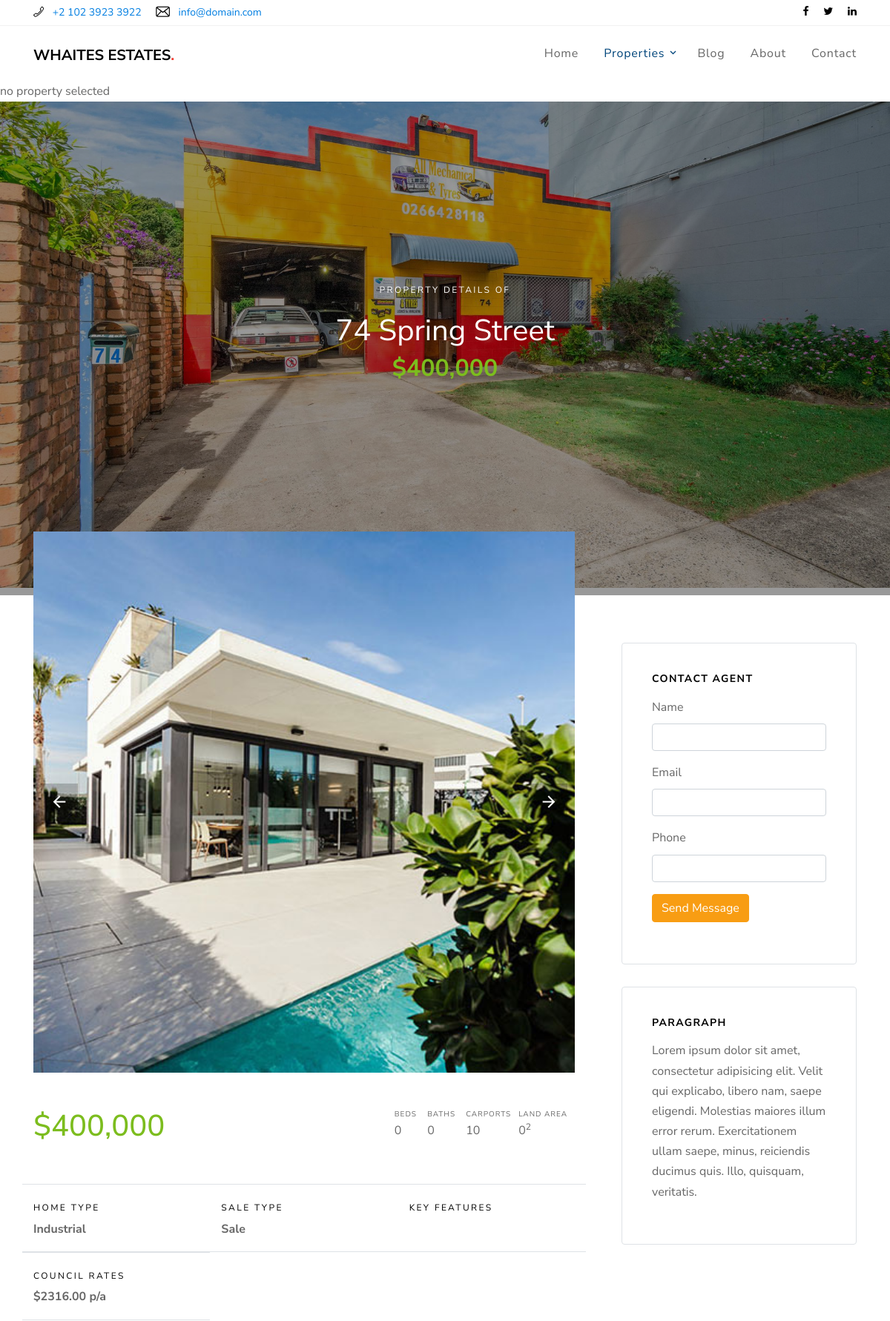
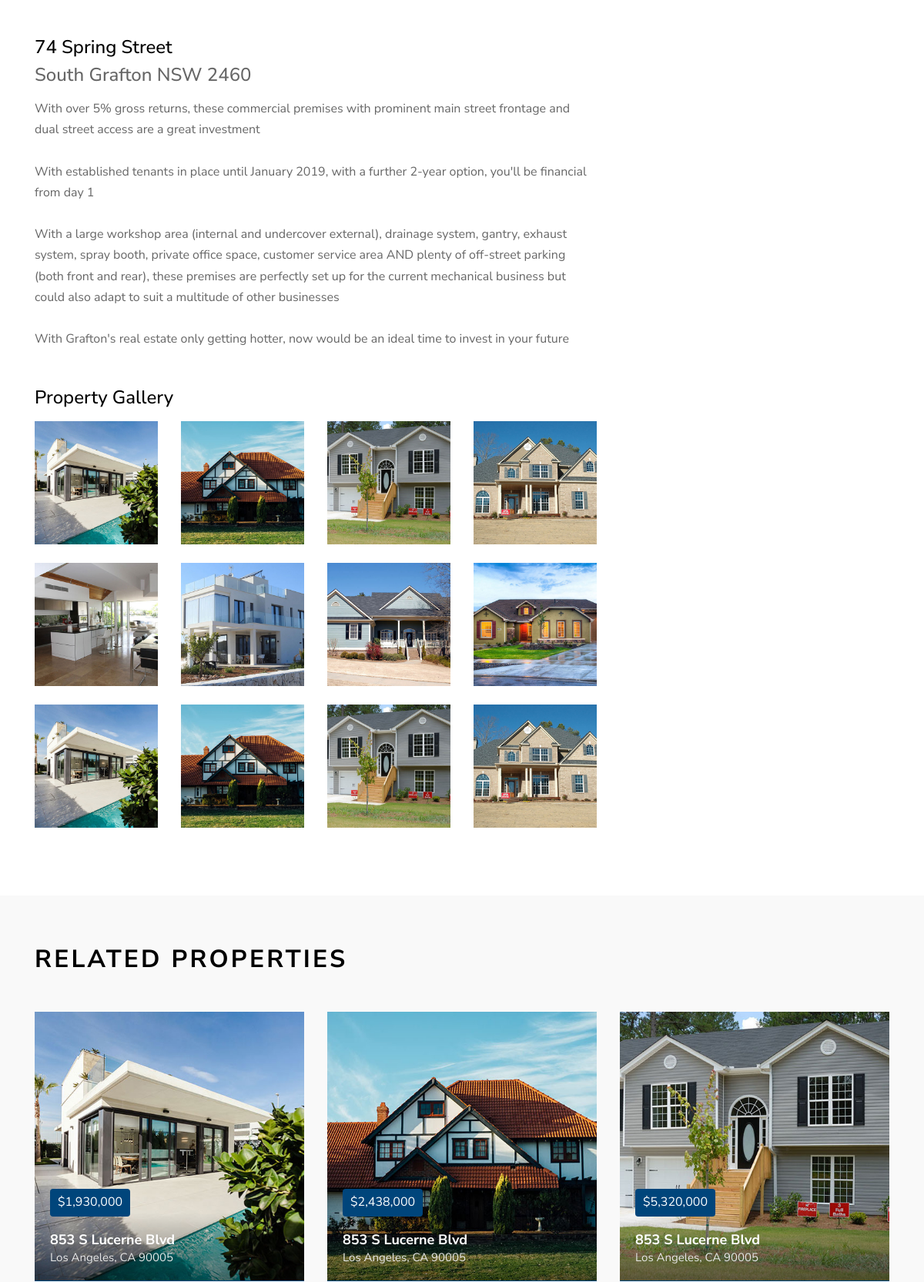
The app's page /property-details.php (upper part) with its own data (2 pictures, top to bottom).
### tables this page shows
CREATE TABLE `lnunn_properties` (
  `property_id` tinyint(11) NOT NULL,
  `feature` bit(1) NOT NULL,
  `user_id` tinyint(11) NOT NULL,
  `property_thumbnail` varchar(250) NOT NULL,
  `property_hero` varchar(100) NOT NULL,
  `property_images` varchar(500) NOT NULL,
  `price` decimal(10,2) NOT NULL,
  `sale_type` enum('Auction','Sale','Rent') NOT NULL,
  `auction_date` datetime NOT NULL,
  `lease_period` int(250) NOT NULL,
  `lease_start` date NOT NULL,
  `lease_end` date NOT NULL,
  `gps` varchar(200) NOT NULL,
  `address` varchar(250) NOT NULL,
  `city` varchar(250) NOT NULL,
  `state` varchar(3) NOT NULL,
  `postcode` int(11) NOT NULL,
  `bedrooms` int(50) NOT NULL,
  `bathrooms` int(50) NOT NULL,
  `carports` int(50) NOT NULL,
  `property_type` enum('House','Townhouse','Unit','Vacant Land','Business','Rural','Lease','Industrial') NOT NULL,
  `land_area` int(11) NOT NULL,
  `council _rates` decimal(6,2) NOT NULL,
  `key_features` text NOT NULL,
  `description` varchar(2500) NOT NULL
);

### property-details.php (the view, shortened to what this page needs)
<?php   include_once "dbconnect.php"; ?><!DOCTYPE html>
<html lang="en">
  <head>
    <link rel="stylesheet" href="fonts/icomoon/style.css">
    <link rel="stylesheet" href="css/bootstrap.min.css">
    <link rel="stylesheet" href="css/magnific-popup.css">
    <link rel="stylesheet" href="css/jquery-ui.css">
    <link rel="stylesheet" href="css/owl.carousel.min.css">
    <link rel="stylesheet" href="css/owl.theme.default.min.css">
    <link rel="stylesheet" href="css/bootstrap-datepicker.css">
    <link rel="stylesheet" href="css/mediaelementplayer.css">
    <link rel="stylesheet" href="css/animate.css">
    <link rel="stylesheet" href="fonts/flaticon/font/flaticon.css">
    <link rel="stylesheet" href="css/fl-bigmug-line.css">
    <link rel="stylesheet" href="css/aos.css">
    <link rel="stylesheet" href="css/style.css">
    <link rel="stylesheet" href="css/override.css">
  </head>
  <body>
  <div class="site-wrap">
    <div class="border-bottom bg-white top-bar">
      <div class="container">
        <div class="row align-items-center">
          <div class="col-6 col-md-6">
            <p class="mb-0">
              <a href="#" class="mr-3"><span class="text-black fl-bigmug-line-phone351"></span> <span class="d-none d-md-inline-block ml-2">+2 102 3923 3922</span></a>
              <a href="#"><span class="text-black fl-bigmug-line-email64"></span> <span class="d-none d-md-inline-block ml-2">info@domain.com</span></a>
            </p>
          </div>
          <div class="col-6 col-md-6 text-right">
            <a href="#" class="mr-3"><span class="text-black icon-facebook"></span></a>
            <a href="#" class="mr-3"><span class="text-black icon-twitter"></span></a>
            <a href="#" class="mr-0"><span class="text-black icon-linkedin"></span></a>
          </div>
        </div>
      </div>
    </div>
    <div class="site-navbar">
        <div class="container py-1">
          <div class="row align-items-center">
            <div class="col-8 col-md-8 col-lg-4">
              <h1 class=""><a href="index.php" class="h5 text-uppercase text-black"><strong>Whaites Estates<span class="text-danger">.</span></strong></a></h1>
            </div>
            <div class="col-4 col-md-4 col-lg-8">
        <?php   include_once "menu.php";?>
            </div>
          </div>
        </div>
      </div>
    </div>
<?php
if (!isset($_REQUEST['id'])){
  echo 'no property selected';
  $sql = "SELECT * FROM `lnunn_properties` WHERE `feature` = 1 ORDER BY `property_id` DESC LIMIT 1";
}else{
  $property_id = $_REQUEST['id'];
  $sql = "SELECT * FROM `lnunn_properties` WHERE `property_id` = $property_id";
}
      $stmt = mysqli_stmt_init($conn);
      if (!mysqli_stmt_prepare($stmt, $sql)) {
          echo "SQL statement failed";
        } else {
            mysqli_stmt_execute($stmt);
            $result = mysqli_stmt_get_result($stmt);
            if (mysqli_num_rows($result) > 0) {
                while ($row = mysqli_fetch_assoc($result)){
                ?>
                    <div class="site-blocks-cover overlay" style="background-image: url(images/properties/<?php echo $row["property_hero"];?>);" data-aos="fade" data-stellar-background-ratio="0.5">
                      <div class="container">
                        <div class="row align-items-center justify-content-center text-center">
                          <div class="col-md-10">
                            <span class="d-inline-block text-white px-3 mb-3 property-offer-type rounded">Property Details of</span>
                            <h1 class="mb-2"><?php echo $row["address"];?></h1>
                            <p class="mb-5"><strong class="h2 text-success font-weight-bold">$<?php echo number_format($row["price"]);?></strong></p>
                          </div>
                        </div>
                      </div>
                    </div>
                    <div class="site-section site-section-sm">
                      <div class="container">
                        <div class="row">
                          <div class="col-lg-8" style="margin-top: -150px;">
                            <div class="mb-5">
                              <div class="slide-one-item home-slider owl-carousel">
                                <div><img src="images/img_1.jpg" alt="Image" class="img-fluid"></div>
                              </div>
                            </div>
                            <div class="bg-white">
                              <div class="row mb-5">
                                <div class="col-md-6">
                                  <strong class="text-success h1 mb-3">$<?php echo number_format($row["price"]);?></strong>
                                </div>
                                <div class="col-md-6">
                                  <ul class="property-specs-wrap mb-3 mb-lg-0  float-lg-right">
                                  <li>
                                    <span class="property-specs">Beds</span>
                                    <span class="property-specs-number"><?php echo $row["bedrooms"];?></span>
                                  </li>
                                  <li>
                                    <span class="property-specs">Baths</span>
                                    <span class="property-specs-number"><?php echo $row["bathrooms"];?></span>
                                  </li>
                                  <li>
                                    <span class="property-specs">Carports</span>
                                    <span class="property-specs-number"><?php echo $row["carports"];?></span>
                                  <li>
                                    <span class="property-specs">Land Area</span>
                                    <span class="property-specs-number"><?php echo $row["land_area"];?><sup>2</sup></span>
                                  </li>
                                </ul>
                                </div>
                              </div>
                              <div class="row mb-5">
                                <div class="col-md-6 col-lg-4 text-left border-bottom border-top py-3">
                                  <span class="d-inline-block text-black mb-0 caption-text">Home Type</span>
                                  <strong class="d-block"><?php echo $row["property_type"];?></strong>
                                </div>
                                <div class="col-md-6 col-lg-4 text-left border-bottom border-top py-3">
                                  <span class="d-inline-block text-black mb-0 caption-text">Sale Type</span>
                                  <strong class="d-block"><?php echo $row["sale_type"];?></strong>
                                </div>
                                <div class="col-md-6 col-lg-4 text-left border-bottom border-top py-3">
                                  <span class="d-inline-block text-black mb-0 caption-text">Key features</span>
                                </div>
                                <div class="col-md-6 col-lg-4 text-left border-bottom border-top py-3">
                                  <span class="d-inline-block text-black mb-0 caption-text">council rates</span>
                                  <strong class="d-block">$<?php echo $row["council _rates"];?> p/a</strong>
                                </div>
                              </div>
                              <h2 class="h4 text-black"><?php echo $row["address"];?></h2>
                              <h4 class="site-section-title mb-3"><?php echo $row["city"].' '.$row["state"].' '.$row["postcode"];?></h3>
                            <p><?php echo nl2br($row["description"]);?></p>
                              <div class="row mt-5">
                                <div class="col-12">
                                  <h2 class="h4 text-black mb-3">Property Gallery</h2>
                                </div>
                                <div class="col-sm-6 col-md-4 col-lg-3 mb-4">
                                  <a href="images/img_1.jpg" class="image-popup gal-item"><img src="images/img_1.jpg" alt="Image" class="img-fluid"></a>
                                </div>
                                <div class="col-sm-6 col-md-4 col-lg-3 mb-4">
                                  <a href="images/img_2.jpg" class="image-popup gal-item"><img src="images/img_2.jpg" alt="Image" class="img-fluid"></a>
                                </div>
                                <div class="col-sm-6 col-md-4 col-lg-3 mb-4">
                                  <a href="images/img_3.jpg" class="image-popup gal-item"><img src="images/img_3.jpg" alt="Image" class="img-fluid"></a>
                                </div>
                                <div class="col-sm-6 col-md-4 col-lg-3 mb-4">
                                  <a href="images/img_4.jpg" class="image-popup gal-item"><img src="images/img_4.jpg" alt="Image" class="img-fluid"></a>
                                </div>
                                <div class="col-sm-6 col-md-4 col-lg-3 mb-4">
                                  <a href="images/img_5.jpg" class="image-popup gal-item"><img src="images/img_5.jpg" alt="Image" class="img-fluid"></a>
                                </div>
                                <div class="col-sm-6 col-md-4 col-lg-3 mb-4">
                                  <a href="images/img_6.jpg" class="image-popup gal-item"><img src="images/img_6.jpg" alt="Image" class="img-fluid"></a>
                                </div>
                                <div class="col-sm-6 col-md-4 col-lg-3 mb-4">
                                  <a href="images/img_7.jpg" class="image-popup gal-item"><img src="images/img_7.jpg" alt="Image" class="img-fluid"></a>
                                </div>
                                <div class="col-sm-6 col-md-4 col-lg-3 mb-4">
                                  <a href="images/img_8.jpg" class="image-popup gal-item"><img src="images/img_8.jpg" alt="Image" class="img-fluid"></a>
                                </div>
                                <div class="col-sm-6 col-md-4 col-lg-3 mb-4">
                                  <a href="images/img_1.jpg" class="image-popup gal-item"><img src="images/img_1.jpg" alt="Image" class="img-fluid"></a>
                                </div>
                                <div class="col-sm-6 col-md-4 col-lg-3 mb-4">
                                  <a href="images/img_2.jpg" class="image-popup gal-item"><img src="images/img_2.jpg" alt="Image" class="img-fluid"></a>
                                </div>
                                <div class="col-sm-6 col-md-4 col-lg-3 mb-4">
                                  <a href="images/img_3.jpg" class="image-popup gal-item"><img src="images/img_3.jpg" alt="Image" class="img-fluid"></a>
                                </div>
                                <div class="col-sm-6 col-md-4 col-lg-3 mb-4">
                                  <a href="images/img_4.jpg" class="image-popup gal-item"><img src="images/img_4.jpg" alt="Image" class="img-fluid"></a>
                                </div>
                              </div>
                            </div>
                          </div>
                          <div class="col-lg-4 pl-md-5">
                            <div class="bg-white widget border rounded">
                              <h3 class="h4 text-black widget-title mb-3">Contact Agent</h3>
                              <form action="" class="form-contact-agent">
                                <div class="form-group">
                                  <label for="name">Name</label>
                                  <input type="text" id="name" class="form-control">
                                </div>
                                <div class="form-group">
                                  <label for="email">Email</label>
                                  <input type="email" id="email" class="form-control">
                                </div>
                                <div class="form-group">
                                  <label for="phone">Phone</label>
                                  <input type="text" id="phone" class="form-control">
                                </div>
                                <div class="form-group">
                                  <input type="submit" id="phone" class="btn btn-primary" value="Send Message">
                                </div>
                              </form>
                            </div>
                            <div class="bg-white widget border rounded">
                              <h3 class="h4 text-black widget-title mb-3">Paragraph</h3>
                              <p>Lorem ipsum dolor sit amet, consectetur adipisicing elit. Velit qui explicabo, libero nam, saepe eligendi. Molestias maiores illum error rerum. Exercitationem ullam saepe, minus, reiciendis ducimus quis. Illo, quisquam, veritatis.</p>
                            </div>
                          </div>
                        </div>
                      </div>
                    </div>
                <?php
                 }
                 }
                 }
                ?>
    <div class="site-section site-section-sm bg-light">
      <div class="container">
        <div class="row">
          <div class="col-12">
            <div class="site-section-title mb-5">
              <h2>Related Properties</h2>
            </div>
          </div>
        </div>
        <div class="row mb-5">
          <div class="col-md-6 col-lg-4 mb-4">
            <a href="property-details.php" class="prop-entry d-block">
              <figure>
                <img src="images/img_1.jpg" alt="Image" class="img-fluid">
              </figure>
              <div class="prop-text">
                <div class="inner">
                  <span class="price rounded">$1,930,000</span>
                  <h3 class="title">853 S Lucerne Blvd</h3>
                  <p class="location">Los Angeles, CA 90005</p>
                </div>
              </div>
            </a>
          </div>
          <div class="col-md-6 col-lg-4 mb-4">
            <a href="property-details.php" class="prop-entry d-block">
              <figure>
                <img src="images/img_2.jpg" alt="Image" class="img-fluid">
              </figure>
              <div class="prop-text">
                <div class="inner">
                  <span class="price rounded">$2,438,000</span>
                  <h3 class="title">853 S Lucerne Blvd</h3>
                  <p class="location">Los Angeles, CA 90005</p>
                </div>
              </div>
            </a>
          </div>
          <div class="col-md-6 col-lg-4 mb-4">
            <a href="property-details.php" class="prop-entry d-block">
              <figure>
                <img src="images/img_3.jpg" alt="Image" class="img-fluid">
              </figure>
              <div class="prop-text">
                <div class="inner">
                  <span class="price rounded">$5,320,000</span>
                  <h3 class="title">853 S Lucerne Blvd</h3>
                  <p class="location">Los Angeles, CA 90005</p>
                </div>
              </div>
            </a>
          </div>
        </div>
      </div>
  </div>
  </body>
</html>

### records on screen
lnunn_properties: property_hero (picture), address "74 Spring Street", price "400,000", bedrooms "0", bathrooms "0", carports "10", land_area "0", property_type "Industrial", sale_type "Sale", council _rates "2316.00", city "South Grafton", state "NSW", postcode "2460", description "With over 5% gross returns, these commercial premises with prominent main street frontage and dual street access are a great investment With established tenants in place until January 2019, with a further 2-year option, you'll be financial from day 1 With a large workshop area (internal and undercover external), drainage system, gantry, exhaust system, spray booth, private office space, customer service area AND plenty of off-street parking (both front and rear), these premises are perfectly set up for the current mechanical business but could also adapt to suit a multitude of other businesses With Grafton's real estate only getting hotter, now would be an ideal time to invest in your future"
